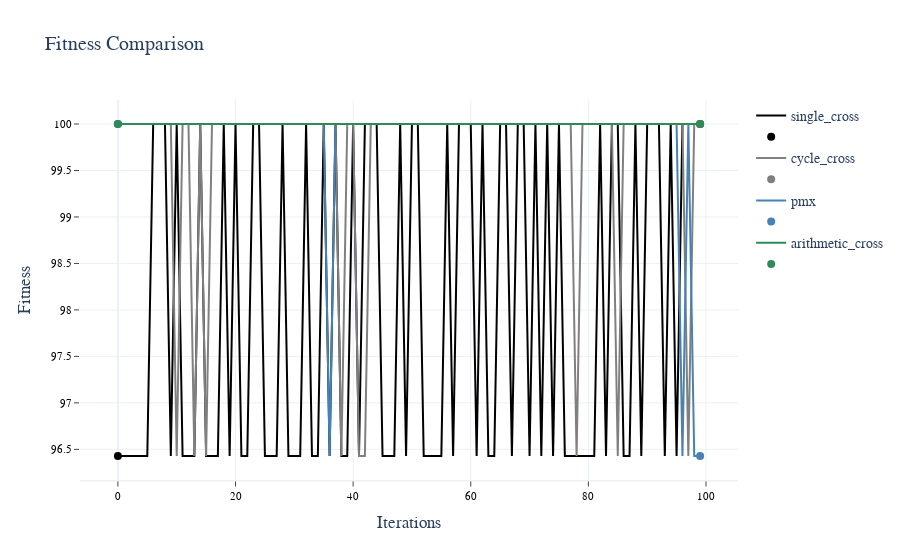
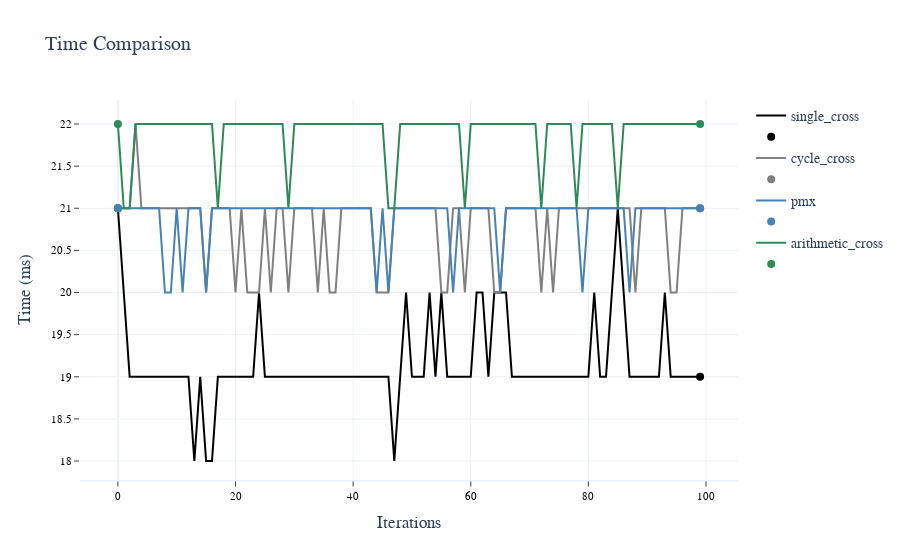

Source (notebook cell) for these figures, in order:
### Markdown cell above
### __1.2 Crossover Module__

### Code cell
# seed for reproducibility
np.random.seed(0)

# Define the range of values
xo = ['single_cross', 'cycle_cross', 'pmx', 'arithmetic_cross']

param_list, df = best_operators_search('cross', xo)

# Displaying average results of the 100 iterations
print('\033[1mAverage results:', end='\n')
df['const'] = 'const'
display(df.groupby('const').mean().reset_index(drop=True).round(3))

# Plotting results
plot_values(data = df, colors = ['black', 'gray', 'steelblue', 'seagreen'], layout=2, template='white', grid=True)

### Figure 1 — Plotly figure (JSON) as saved in the notebook; plotly's stock layout.template omitted (floating-point values rounded to 4 significant figures)
{"data": [{"line": {"color": "black", "width": 2}, "name": "single_cross", "type": "scatter", "x": [0, 1, 2, 3, 4, 5, 6, 7, 8, 9, 10, 11, 12, 13, 14, 15, 16, 17, 18, 19, 20, 21, 22, 23, 24, 25, 26, 27, 28, 29, 30, 31, 32, 33, 34, 35, 36, 37, 38, 39, 40, 41, 42, 43, 44, 45, 46, 47, 48, 49, 50, 51, 52, 53, 54, 55, 56, 57, 58, 59, 60, 61, 62, 63, 64, 65, 66, 67, 68, 69, 70, 71, 72, 73, 74, 75, 76, 77, 78, 79, 80, 81, 82, 83, 84, 85, 86, 87, 88, 89, 90, 91, 92, 93, 94, 95, 96, 97, 98, 99], "y": [96.43, 96.43, 96.43, 96.43, 96.43, 96.43, 100, 100, 100, 96.43, 100, 96.43, 96.43, 96.43, 100, 96.43, 96.43, 96.43, 100, 96.43, 100, 96.43, 96.43, 100, 100, 96.43, 96.43, 96.43, 100, 96.43, 96.43, 96.43, 100, 96.43, 96.43, 100, 96.43, 100, 96.43, 96.43, 100, 96.43, 100, 100, 100, 96.43, 96.43, 96.43, 100, 96.43, 100, 100, 96.43, 96.43, 96.43, 96.43, 100, 96.43, 100, 100, 100, 96.43, 100, 96.43, 96.43, 100, 100, 96.43, 100, 100, 96.43, 100, 96.43, 100, 96.43, 100, 96.43, 96.43, 96.43, 96.43, 96.43, 96.43, 100, 96.43, 100, 100, 96.43, 96.43, 100, 96.43, 100, 100, 100, 96.43, 100, 96.43, 100, 100, 100, 100]}, {"marker": {"color": "black", "size": 8}, "mode": "markers", "name": "", "type": "scatter", "x": [0, 99], "y": [96.43, 100]}, {"line": {"color": "gray", "width": 2}, "name": "cycle_cross", "type": "scatter", "x": [0, 1, 2, 3, 4, 5, 6, 7, 8, 9, 10, 11, 12, 13, 14, 15, 16, 17, 18, 19, 20, 21, 22, 23, 24, 25, 26, 27, 28, 29, 30, 31, 32, 33, 34, 35, 36, 37, 38, 39, 40, 41, 42, 43, 44, 45, 46, 47, 48, 49, 50, 51, 52, 53, 54, 55, 56, 57, 58, 59, 60, 61, 62, 63, 64, 65, 66, 67, 68, 69, 70, 71, 72, 73, 74, 75, 76, 77, 78, 79, 80, 81, 82, 83, 84, 85, 86, 87, 88, 89, 90, 91, 92, 93, 94, 95, 96, 97, 98, 99], "y": [100, 100, 100, 100, 100, 100, 100, 100, 100, 100, 96.43, 100, 100, 96.43, 100, 96.43, 100, 100, 100, 100, 100, 100, 100, 100, 100, 100, 100, 100, 100, 100, 100, 100, 100, 100, 100, 100, 100, 100, 96.43, 100, 100, 96.43, 96.43, 100, 100, 100, 100, 100, 100, 100, 100, 100, 100, 100, 100, 100, 100, 100, 100, 100, 100, 100, 100, 100, 100, 100, 100, 100, 100, 100, 100, 100, 100, 100, 100, 100, 100, 100, 96.43, 100, 100, 100, 100, 100, 100, 96.43, 100, 100, 100, 100, 100, 100, 100, 100, 100, 100, 100, 96.43, 100, 100]}, {"marker": {"color": "gray", "size": 8}, "mode": "markers", "name": "", "type": "scatter", "x": [0, 99], "y": [100, 100]}, {"line": {"color": "steelblue", "width": 2}, "name": "pmx", "type": "scatter", "x": [0, 1, 2, 3, 4, 5, 6, 7, 8, 9, 10, 11, 12, 13, 14, 15, 16, 17, 18, 19, 20, 21, 22, 23, 24, 25, 26, 27, 28, 29, 30, 31, 32, 33, 34, 35, 36, 37, 38, 39, 40, 41, 42, 43, 44, 45, 46, 47, 48, 49, 50, 51, 52, 53, 54, 55, 56, 57, 58, 59, 60, 61, 62, 63, 64, 65, 66, 67, 68, 69, 70, 71, 72, 73, 74, 75, 76, 77, 78, 79, 80, 81, 82, 83, 84, 85, 86, 87, 88, 89, 90, 91, 92, 93, 94, 95, 96, 97, 98, 99], "y": [100, 100, 100, 100, 100, 100, 100, 100, 100, 100, 100, 100, 100, 100, 100, 100, 100, 100, 100, 100, 100, 100, 100, 100, 100, 100, 100, 100, 100, 100, 100, 100, 100, 100, 100, 100, 96.43, 100, 100, 100, 100, 100, 100, 100, 100, 100, 100, 100, 100, 100, 100, 100, 100, 100, 100, 100, 100, 100, 100, 100, 100, 100, 100, 100, 100, 100, 100, 100, 100, 100, 100, 100, 100, 100, 100, 100, 100, 100, 100, 100, 100, 100, 100, 100, 100, 100, 100, 100, 100, 100, 100, 100, 100, 100, 100, 100, 96.43, 100, 96.43, 96.43]}, {"marker": {"color": "steelblue", "size": 8}, "mode": "markers", "name": "", "type": "scatter", "x": [0, 99], "y": [100, 96.43]}, {"line": {"color": "seagreen", "width": 2}, "name": "arithmetic_cross", "type": "scatter", "x": [0, 1, 2, 3, 4, 5, 6, 7, 8, 9, 10, 11, 12, 13, 14, 15, 16, 17, 18, 19, 20, 21, 22, 23, 24, 25, 26, 27, 28, 29, 30, 31, 32, 33, 34, 35, 36, 37, 38, 39, 40, 41, 42, 43, 44, 45, 46, 47, 48, 49, 50, 51, 52, 53, 54, 55, 56, 57, 58, 59, 60, 61, 62, 63, 64, 65, 66, 67, 68, 69, 70, 71, 72, 73, 74, 75, 76, 77, 78, 79, 80, 81, 82, 83, 84, 85, 86, 87, 88, 89, 90, 91, 92, 93, 94, 95, 96, 97, 98, 99], "y": [100, 100, 100, 100, 100, 100, 100, 100, 100, 100, 100, 100, 100, 100, 100, 100, 100, 100, 100, 100, 100, 100, 100, 100, 100, 100, 100, 100, 100, 100, 100, 100, 100, 100, 100, 100, 100, 100, 100, 100, 100, 100, 100, 100, 100, 100, 100, 100, 100, 100, 100, 100, 100, 100, 100, 100, 100, 100, 100, 100, 100, 100, 100, 100, 100, 100, 100, 100, 100, 100, 100, 100, 100, 100, 100, 100, 100, 100, 100, 100, 100, 100, 100, 100, 100, 100, 100, 100, 100, 100, 100, 100, 100, 100, 100, 100, 100, 100, 100, 100]}, {"marker": {"color": "seagreen", "size": 8}, "mode": "markers", "name": "", "type": "scatter", "x": [0, 99], "y": [100, 100]}], "layout": {"font": {"family": "Verdana", "size": 14}, "title": {"text": "Fitness Comparison"}, "xaxis": {"linewidth": 1.5, "showgrid": true, "showline": true, "showticklabels": true, "tickfont": {"color": "#000000", "family": "Verdana", "size": 11}, "ticks": "outside", "title": {"text": "Iterations"}}, "yaxis": {"showgrid": true, "showline": false, "showticklabels": true, "tickfont": {"color": "#000000", "family": "Verdana", "size": 11}, "ticks": "outside", "title": {"text": "Fitness"}, "zeroline": false}}}

### Figure 2 — Plotly figure (JSON) as saved in the notebook; plotly's stock layout.template omitted (floating-point values rounded to 4 significant figures)
{"data": [{"line": {"color": "black", "width": 2}, "name": "single_cross", "type": "scatter", "x": [0, 1, 2, 3, 4, 5, 6, 7, 8, 9, 10, 11, 12, 13, 14, 15, 16, 17, 18, 19, 20, 21, 22, 23, 24, 25, 26, 27, 28, 29, 30, 31, 32, 33, 34, 35, 36, 37, 38, 39, 40, 41, 42, 43, 44, 45, 46, 47, 48, 49, 50, 51, 52, 53, 54, 55, 56, 57, 58, 59, 60, 61, 62, 63, 64, 65, 66, 67, 68, 69, 70, 71, 72, 73, 74, 75, 76, 77, 78, 79, 80, 81, 82, 83, 84, 85, 86, 87, 88, 89, 90, 91, 92, 93, 94, 95, 96, 97, 98, 99], "y": [21, 20, 19, 19, 19, 19, 19, 19, 19, 19, 19, 19, 19, 18, 19, 18, 18, 19, 19, 19, 19, 19, 19, 19, 20, 19, 19, 19, 19, 19, 19, 19, 19, 19, 19, 19, 19, 19, 19, 19, 19, 19, 19, 19, 19, 19, 19, 18, 19, 20, 19, 19, 19, 20, 19, 20, 19, 19, 19, 19, 19, 20, 20, 19, 20, 20, 20, 19, 19, 19, 19, 19, 19, 19, 19, 19, 19, 19, 19, 19, 19, 20, 19, 19, 20, 21, 20, 19, 19, 19, 19, 19, 19, 20, 19, 19, 19, 19, 19, 19]}, {"marker": {"color": "black", "size": 8}, "mode": "markers", "name": "", "type": "scatter", "x": [0, 99], "y": [21, 19]}, {"line": {"color": "gray", "width": 2}, "name": "cycle_cross", "type": "scatter", "x": [0, 1, 2, 3, 4, 5, 6, 7, 8, 9, 10, 11, 12, 13, 14, 15, 16, 17, 18, 19, 20, 21, 22, 23, 24, 25, 26, 27, 28, 29, 30, 31, 32, 33, 34, 35, 36, 37, 38, 39, 40, 41, 42, 43, 44, 45, 46, 47, 48, 49, 50, 51, 52, 53, 54, 55, 56, 57, 58, 59, 60, 61, 62, 63, 64, 65, 66, 67, 68, 69, 70, 71, 72, 73, 74, 75, 76, 77, 78, 79, 80, 81, 82, 83, 84, 85, 86, 87, 88, 89, 90, 91, 92, 93, 94, 95, 96, 97, 98, 99], "y": [21, 21, 21, 22, 21, 21, 21, 21, 21, 21, 21, 21, 21, 21, 21, 20, 21, 21, 21, 21, 20, 21, 20, 20, 20, 21, 20, 21, 21, 20, 21, 21, 21, 21, 20, 21, 20, 20, 21, 21, 21, 21, 21, 21, 20, 20, 20, 21, 21, 21, 21, 21, 21, 21, 21, 20, 20, 21, 21, 20, 21, 21, 21, 21, 20, 20, 21, 21, 21, 21, 21, 21, 20, 21, 20, 21, 21, 21, 21, 21, 21, 21, 21, 21, 21, 21, 21, 21, 20, 21, 21, 21, 21, 21, 20, 20, 21, 21, 21, 21]}, {"marker": {"color": "gray", "size": 8}, "mode": "markers", "name": "", "type": "scatter", "x": [0, 99], "y": [21, 21]}, {"line": {"color": "steelblue", "width": 2}, "name": "pmx", "type": "scatter", "x": [0, 1, 2, 3, 4, 5, 6, 7, 8, 9, 10, 11, 12, 13, 14, 15, 16, 17, 18, 19, 20, 21, 22, 23, 24, 25, 26, 27, 28, 29, 30, 31, 32, 33, 34, 35, 36, 37, 38, 39, 40, 41, 42, 43, 44, 45, 46, 47, 48, 49, 50, 51, 52, 53, 54, 55, 56, 57, 58, 59, 60, 61, 62, 63, 64, 65, 66, 67, 68, 69, 70, 71, 72, 73, 74, 75, 76, 77, 78, 79, 80, 81, 82, 83, 84, 85, 86, 87, 88, 89, 90, 91, 92, 93, 94, 95, 96, 97, 98, 99], "y": [21, 21, 21, 21, 21, 21, 21, 21, 20, 20, 21, 20, 21, 21, 21, 20, 21, 21, 21, 21, 21, 21, 21, 21, 21, 21, 21, 21, 21, 21, 21, 21, 21, 21, 21, 21, 21, 21, 21, 21, 21, 21, 21, 21, 20, 21, 20, 21, 21, 21, 21, 21, 21, 21, 21, 21, 21, 20, 21, 21, 21, 21, 21, 21, 21, 20, 21, 21, 21, 21, 21, 21, 21, 21, 21, 21, 21, 21, 21, 20, 21, 21, 21, 21, 21, 21, 21, 20, 21, 21, 21, 21, 21, 21, 21, 21, 21, 21, 21, 21]}, {"marker": {"color": "steelblue", "size": 8}, "mode": "markers", "name": "", "type": "scatter", "x": [0, 99], "y": [21, 21]}, {"line": {"color": "seagreen", "width": 2}, "name": "arithmetic_cross", "type": "scatter", "x": [0, 1, 2, 3, 4, 5, 6, 7, 8, 9, 10, 11, 12, 13, 14, 15, 16, 17, 18, 19, 20, 21, 22, 23, 24, 25, 26, 27, 28, 29, 30, 31, 32, 33, 34, 35, 36, 37, 38, 39, 40, 41, 42, 43, 44, 45, 46, 47, 48, 49, 50, 51, 52, 53, 54, 55, 56, 57, 58, 59, 60, 61, 62, 63, 64, 65, 66, 67, 68, 69, 70, 71, 72, 73, 74, 75, 76, 77, 78, 79, 80, 81, 82, 83, 84, 85, 86, 87, 88, 89, 90, 91, 92, 93, 94, 95, 96, 97, 98, 99], "y": [22, 21, 21, 22, 22, 22, 22, 22, 22, 22, 22, 22, 22, 22, 22, 22, 22, 21, 22, 22, 22, 22, 22, 22, 22, 22, 22, 22, 22, 21, 22, 22, 22, 22, 22, 22, 22, 22, 22, 22, 22, 22, 22, 22, 22, 22, 21, 21, 22, 22, 22, 22, 22, 22, 22, 22, 22, 22, 22, 21, 22, 22, 22, 22, 22, 22, 22, 22, 22, 22, 22, 22, 21, 22, 22, 22, 22, 22, 21, 22, 22, 22, 22, 22, 22, 21, 22, 22, 22, 22, 22, 22, 22, 22, 22, 22, 22, 22, 22, 22]}, {"marker": {"color": "seagreen", "size": 8}, "mode": "markers", "name": "", "type": "scatter", "x": [0, 99], "y": [22, 22]}], "layout": {"font": {"family": "Verdana", "size": 14}, "title": {"text": "Time Comparison"}, "xaxis": {"linewidth": 1.5, "showgrid": true, "showline": true, "showticklabels": true, "tickfont": {"color": "#000000", "family": "Verdana", "size": 11}, "ticks": "outside", "title": {"text": "Iterations"}}, "yaxis": {"showgrid": true, "showline": false, "showticklabels": true, "tickfont": {"color": "#000000", "family": "Verdana", "size": 11}, "ticks": "outside", "title": {"text": "Time (ms)"}, "zeroline": false}}}
